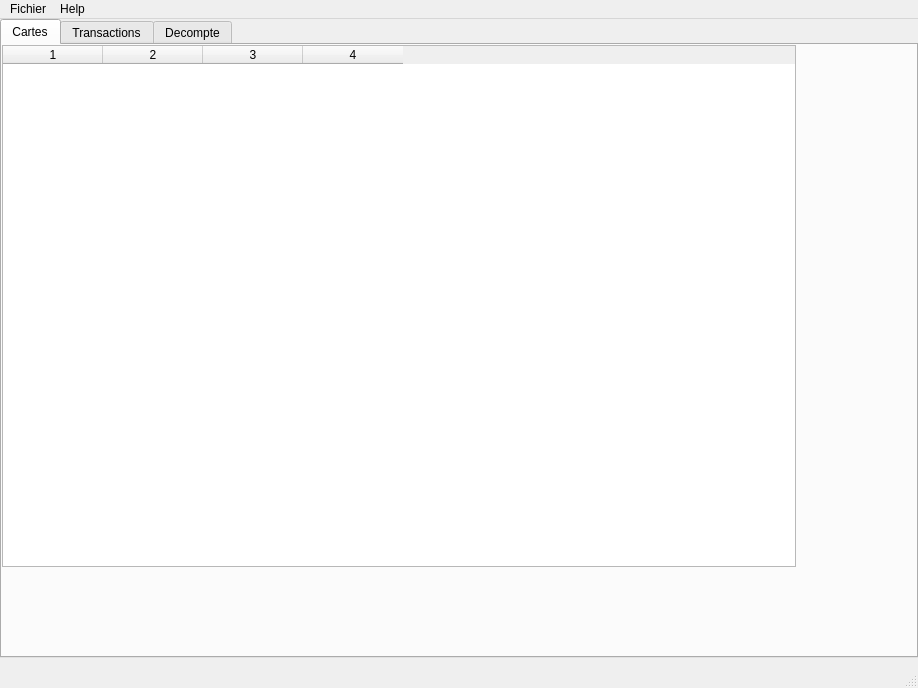
<?xml version="1.0" encoding="UTF-8"?>
<ui version="4.0">
 <author>Yves Huguenin</author>
 <class>gui</class>
 <widget class="QMainWindow" name="gui">
  <property name="windowModality">
   <enum>Qt::ApplicationModal</enum>
  </property>
  <property name="geometry">
   <rect>
    <x>0</x>
    <y>0</y>
    <width>918</width>
    <height>688</height>
   </rect>
  </property>
  <property name="sizePolicy">
   <sizepolicy hsizetype="Fixed" vsizetype="Fixed">
    <horstretch>0</horstretch>
    <verstretch>0</verstretch>
   </sizepolicy>
  </property>
  <property name="minimumSize">
   <size>
    <width>918</width>
    <height>688</height>
   </size>
  </property>
  <property name="maximumSize">
   <size>
    <width>918</width>
    <height>688</height>
   </size>
  </property>
  <property name="baseSize">
   <size>
    <width>918</width>
    <height>688</height>
   </size>
  </property>
  <property name="windowTitle">
   <string>MainWindow</string>
  </property>
  <widget class="QWidget" name="centralwidget">
   <widget class="QTabWidget" name="tabs">
    <property name="geometry">
     <rect>
      <x>0</x>
      <y>0</y>
      <width>918</width>
      <height>639</height>
     </rect>
    </property>
    <property name="sizePolicy">
     <sizepolicy hsizetype="Maximum" vsizetype="Maximum">
      <horstretch>0</horstretch>
      <verstretch>0</verstretch>
     </sizepolicy>
    </property>
    <property name="mouseTracking">
     <bool>true</bool>
    </property>
    <property name="tabletTracking">
     <bool>true</bool>
    </property>
    <property name="currentIndex">
     <number>0</number>
    </property>
    <property name="usesScrollButtons">
     <bool>false</bool>
    </property>
    <widget class="QWidget" name="p_cards">
     <attribute name="title">
      <string>Cartes</string>
     </attribute>
     <widget class="QTableWidget" name="v_cards">
      <property name="enabled">
       <bool>true</bool>
      </property>
      <property name="geometry">
       <rect>
        <x>0</x>
        <y>0</y>
        <width>794</width>
        <height>522</height>
       </rect>
      </property>
      <property name="sizeAdjustPolicy">
       <enum>QAbstractScrollArea::AdjustIgnored</enum>
      </property>
      <property name="editTriggers">
       <set>QAbstractItemView::DoubleClicked</set>
      </property>
      <property name="tabKeyNavigation">
       <bool>false</bool>
      </property>
      <property name="showDropIndicator" stdset="0">
       <bool>false</bool>
      </property>
      <property name="dragDropOverwriteMode">
       <bool>false</bool>
      </property>
      <property name="selectionBehavior">
       <enum>QAbstractItemView::SelectRows</enum>
      </property>
      <property name="columnCount">
       <number>4</number>
      </property>
      <attribute name="verticalHeaderVisible">
       <bool>false</bool>
      </attribute>
      <column/>
      <column/>
      <column/>
      <column/>
     </widget>
    </widget>
    <widget class="QWidget" name="p_transactions">
     <property name="sizePolicy">
      <sizepolicy hsizetype="Preferred" vsizetype="Preferred">
       <horstretch>0</horstretch>
       <verstretch>0</verstretch>
      </sizepolicy>
     </property>
     <attribute name="title">
      <string>Transactions</string>
     </attribute>
     <widget class="QWidget" name="verticalLayoutWidget">
      <property name="geometry">
       <rect>
        <x>0</x>
        <y>0</y>
        <width>861</width>
        <height>651</height>
       </rect>
      </property>
      <layout class="QVBoxLayout" name="vl_transactions">
       <property name="spacing">
        <number>1</number>
       </property>
       <property name="sizeConstraint">
        <enum>QLayout::SetMinimumSize</enum>
       </property>
       <item>
        <layout class="QHBoxLayout" name="hl_transactions">
         <property name="spacing">
          <number>1</number>
         </property>
         <property name="sizeConstraint">
          <enum>QLayout::SetMinimumSize</enum>
         </property>
         <property name="bottomMargin">
          <number>0</number>
         </property>
         <item>
          <widget class="QLabel" name="label">
           <property name="sizePolicy">
            <sizepolicy hsizetype="Minimum" vsizetype="Minimum">
             <horstretch>0</horstretch>
             <verstretch>0</verstretch>
            </sizepolicy>
           </property>
           <property name="text">
            <string>Date début</string>
           </property>
          </widget>
         </item>
         <item>
          <widget class="QDateEdit" name="DTDebut">
           <property name="sizePolicy">
            <sizepolicy hsizetype="Minimum" vsizetype="Minimum">
             <horstretch>0</horstretch>
             <verstretch>0</verstretch>
            </sizepolicy>
           </property>
           <property name="calendarPopup">
            <bool>true</bool>
           </property>
          </widget>
         </item>
         <item>
          <widget class="QLabel" name="label_2">
           <property name="sizePolicy">
            <sizepolicy hsizetype="Minimum" vsizetype="Minimum">
             <horstretch>0</horstretch>
             <verstretch>0</verstretch>
            </sizepolicy>
           </property>
           <property name="text">
            <string>Date Fin</string>
           </property>
          </widget>
         </item>
         <item>
          <widget class="QDateEdit" name="DTFin">
           <property name="sizePolicy">
            <sizepolicy hsizetype="Minimum" vsizetype="Minimum">
             <horstretch>0</horstretch>
             <verstretch>0</verstretch>
            </sizepolicy>
           </property>
           <property name="calendarPopup">
            <bool>true</bool>
           </property>
          </widget>
         </item>
        </layout>
       </item>
       <item>
        <spacer name="horizontalSpacer">
         <property name="orientation">
          <enum>Qt::Horizontal</enum>
         </property>
         <property name="sizeType">
          <enum>QSizePolicy::Fixed</enum>
         </property>
         <property name="sizeHint" stdset="0">
          <size>
           <width>1</width>
           <height>1</height>
          </size>
         </property>
        </spacer>
       </item>
       <item>
        <widget class="QTableWidget" name="v_transactions">
         <property name="sizePolicy">
          <sizepolicy hsizetype="Expanding" vsizetype="Expanding">
           <horstretch>0</horstretch>
           <verstretch>0</verstretch>
          </sizepolicy>
         </property>
         <property name="editTriggers">
          <set>QAbstractItemView::NoEditTriggers</set>
         </property>
         <property name="tabKeyNavigation">
          <bool>false</bool>
         </property>
         <property name="showDropIndicator" stdset="0">
          <bool>false</bool>
         </property>
         <property name="dragDropOverwriteMode">
          <bool>false</bool>
         </property>
         <property name="sortingEnabled">
          <bool>true</bool>
         </property>
        </widget>
       </item>
      </layout>
     </widget>
    </widget>
    <widget class="QWidget" name="p_decomptes">
     <attribute name="title">
      <string>Decompte</string>
     </attribute>
     <widget class="QWidget" name="verticalLayoutWidget_4">
      <property name="geometry">
       <rect>
        <x>10</x>
        <y>10</y>
        <width>860</width>
        <height>631</height>
       </rect>
      </property>
      <layout class="QVBoxLayout" name="vl_decomptes">
       <property name="spacing">
        <number>1</number>
       </property>
       <property name="sizeConstraint">
        <enum>QLayout::SetMinimumSize</enum>
       </property>
       <item>
        <layout class="QHBoxLayout" name="hl_decomptes">
         <property name="spacing">
          <number>1</number>
         </property>
         <property name="sizeConstraint">
          <enum>QLayout::SetMinimumSize</enum>
         </property>
         <property name="bottomMargin">
          <number>0</number>
         </property>
         <item>
          <widget class="QLabel" name="label_7">
           <property name="sizePolicy">
            <sizepolicy hsizetype="Minimum" vsizetype="Minimum">
             <horstretch>0</horstretch>
             <verstretch>20</verstretch>
            </sizepolicy>
           </property>
           <property name="text">
            <string>Date début</string>
           </property>
          </widget>
         </item>
         <item>
          <widget class="QDateEdit" name="DDDebut">
           <property name="sizePolicy">
            <sizepolicy hsizetype="Minimum" vsizetype="Minimum">
             <horstretch>0</horstretch>
             <verstretch>20</verstretch>
            </sizepolicy>
           </property>
           <property name="inputMethodHints">
            <set>Qt::ImhDate</set>
           </property>
           <property name="keyboardTracking">
            <bool>false</bool>
           </property>
           <property name="displayFormat">
            <string>dd.MM.yyyy</string>
           </property>
           <property name="calendarPopup">
            <bool>true</bool>
           </property>
          </widget>
         </item>
         <item>
          <widget class="QLabel" name="label_8">
           <property name="sizePolicy">
            <sizepolicy hsizetype="Minimum" vsizetype="Minimum">
             <horstretch>0</horstretch>
             <verstretch>20</verstretch>
            </sizepolicy>
           </property>
           <property name="text">
            <string>Date Fin</string>
           </property>
          </widget>
         </item>
         <item>
          <widget class="QDateEdit" name="DDFin">
           <property name="sizePolicy">
            <sizepolicy hsizetype="Minimum" vsizetype="Minimum">
             <horstretch>0</horstretch>
             <verstretch>20</verstretch>
            </sizepolicy>
           </property>
           <property name="inputMethodHints">
            <set>Qt::ImhNone</set>
           </property>
           <property name="readOnly">
            <bool>false</bool>
           </property>
           <property name="specialValueText">
            <string notr="true"/>
           </property>
           <property name="keyboardTracking">
            <bool>false</bool>
           </property>
           <property name="minimumDate">
            <date>
             <year>1780</year>
             <month>9</month>
             <day>14</day>
            </date>
           </property>
           <property name="displayFormat">
            <string>dd.MM.yyyy</string>
           </property>
           <property name="calendarPopup">
            <bool>true</bool>
           </property>
          </widget>
         </item>
         <item>
          <widget class="QPushButton" name="DExcel">
           <property name="sizePolicy">
            <sizepolicy hsizetype="Minimum" vsizetype="Minimum">
             <horstretch>0</horstretch>
             <verstretch>20</verstretch>
            </sizepolicy>
           </property>
           <property name="text">
            <string>Fichier Excel...</string>
           </property>
          </widget>
         </item>
         <item>
          <widget class="QPushButton" name="DPdf">
           <property name="sizePolicy">
            <sizepolicy hsizetype="Minimum" vsizetype="Minimum">
             <horstretch>0</horstretch>
             <verstretch>20</verstretch>
            </sizepolicy>
           </property>
           <property name="text">
            <string>Fichier Pdf...</string>
           </property>
          </widget>
         </item>
        </layout>
       </item>
       <item>
        <spacer name="horizontalSpacer_4">
         <property name="orientation">
          <enum>Qt::Horizontal</enum>
         </property>
         <property name="sizeType">
          <enum>QSizePolicy::Fixed</enum>
         </property>
         <property name="sizeHint" stdset="0">
          <size>
           <width>1</width>
           <height>1</height>
          </size>
         </property>
        </spacer>
       </item>
       <item>
        <widget class="QTreeWidget" name="t_decompte">
         <property name="sizePolicy">
          <sizepolicy hsizetype="Expanding" vsizetype="Expanding">
           <horstretch>0</horstretch>
           <verstretch>0</verstretch>
          </sizepolicy>
         </property>
         <property name="frameShape">
          <enum>QFrame::Panel</enum>
         </property>
         <property name="frameShadow">
          <enum>QFrame::Raised</enum>
         </property>
         <property name="sizeAdjustPolicy">
          <enum>QAbstractScrollArea::AdjustToContents</enum>
         </property>
         <property name="tabKeyNavigation">
          <bool>true</bool>
         </property>
         <property name="sortingEnabled">
          <bool>true</bool>
         </property>
         <property name="columnCount">
          <number>0</number>
         </property>
        </widget>
       </item>
      </layout>
     </widget>
    </widget>
   </widget>
   <widget class="QWidget" name="layoutWidget">
    <property name="geometry">
     <rect>
      <x>0</x>
      <y>0</y>
      <width>2</width>
      <height>2</height>
     </rect>
    </property>
    <layout class="QHBoxLayout" name="horizontalLayout"/>
   </widget>
  </widget>
  <widget class="QMenuBar" name="menubar">
   <property name="geometry">
    <rect>
     <x>0</x>
     <y>0</y>
     <width>918</width>
     <height>22</height>
    </rect>
   </property>
   <widget class="QMenu" name="menuFichier">
    <property name="title">
     <string>Fichier</string>
    </property>
    <addaction name="actionOuvrir"/>
    <addaction name="separator"/>
    <addaction name="actionQuitter"/>
   </widget>
   <widget class="QMenu" name="menuHelp">
    <property name="title">
     <string>Help</string>
    </property>
    <addaction name="actionSetting"/>
    <addaction name="separator"/>
    <addaction name="actionApropos"/>
   </widget>
   <addaction name="menuFichier"/>
   <addaction name="menuHelp"/>
  </widget>
  <widget class="QStatusBar" name="statusbar"/>
  <action name="actionQuitter">
   <property name="text">
    <string>Quitter</string>
   </property>
   <property name="menuRole">
    <enum>QAction::QuitRole</enum>
   </property>
  </action>
  <action name="actionOuvrir">
   <property name="text">
    <string>Importer...</string>
   </property>
  </action>
  <action name="actionSetting">
   <property name="text">
    <string>Préference...</string>
   </property>
   <property name="shortcut">
    <string notr="true"/>
   </property>
   <property name="menuRole">
    <enum>QAction::PreferencesRole</enum>
   </property>
  </action>
  <action name="actionApropos">
   <property name="text">
    <string>Apropos...</string>
   </property>
   <property name="menuRole">
    <enum>QAction::AboutRole</enum>
   </property>
  </action>
 </widget>
 <resources/>
 <connections/>
 <designerdata>
  <property name="gridDeltaX">
   <number>10</number>
  </property>
  <property name="gridDeltaY">
   <number>10</number>
  </property>
  <property name="gridSnapX">
   <bool>true</bool>
  </property>
  <property name="gridSnapY">
   <bool>true</bool>
  </property>
  <property name="gridVisible">
   <bool>true</bool>
  </property>
 </designerdata>
</ui>
